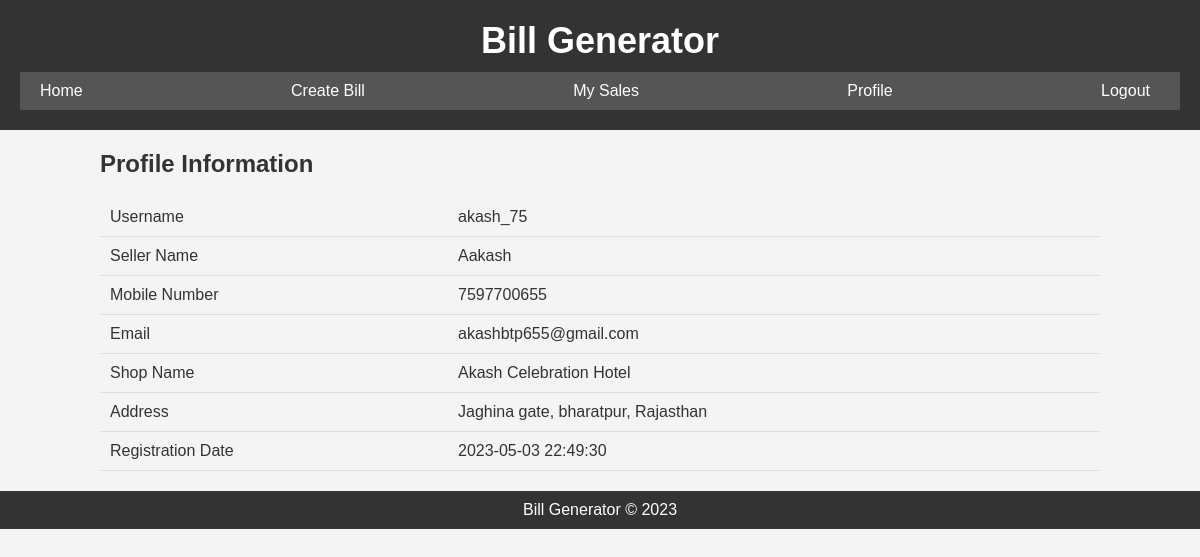
The app's page /profile (signed in) with its own data.
### tables this page shows
CREATE TABLE seller
				(
					id INTEGER primary key,
					username TEXT,
					password TEXT,
					seller_name TEXT,
					mob_no TEXT,
					email TEXT,
					shop_name TEXT,
					address TEXT,
					register_date TEXT
				);

### app.py (the view)
@app.route('/profile', methods=['GET'])
def profile():
	msg = True
	email_in_session = session['email']
	seller = seller_data(email_in_session)
	seller_id = int(seller[0][0])
	conn = sqlite3.connect('Database.db')
	cur = conn.cursor()
	cur.execute("SELECT username,seller_name,mob_no,email,shop_name,address,register_date FROM seller WHERE id=?", (seller_id,))
	data = cur.fetchall()
	return render_template('profile.html',data=data, msg=msg)

### app.py (called while the page is built)
def seller_data(email):
	conn = sqlite3.connect('Database.db')
	cur = conn.cursor()
	cur.execute("SELECT * FROM seller WHERE email=?", (email,))
	data = cur.fetchall()
	return data

### templates/profile.html
{% extends "layout.html" %}
{% block body %}
	<main>
		<div class="container">
			<h2>Profile Information</h2>
			<table>
				<tbody>
					<tr>
						<td>Username</td>
						<td>{{ data[0][0] }}</td>
					</tr>
					<tr>
						<td>Seller Name</td>
						<td>{{ data[0][1] }}</td>
					</tr>
					<tr>
						<td>Mobile Number</td>
						<td>{{ data[0][2] }}</td>
					</tr>
					<tr>
						<td>Email</td>
						<td>{{ data[0][3] }}</td>
					</tr>
					<tr>
						<td>Shop Name</td>
						<td>{{ data[0][4] }}</td>
					</tr>
					<tr>
						<td>Address</td>
						<td>{{ data[0][5] }}</td>
					</tr>
					<tr>
						<td>Registration Date</td>
						<td>{{ data[0][6] }}</td>
					</tr>
				</tbody>
			</table>
		</div>
	</main>
{% endblock %}

### static/style.css (style rules this page uses)
* { box-sizing: border-box; margin: 0; padding: 0; }
body { font-family: Arial, sans-serif; background-color: #f4f4f4; color: #333; }
.container { max-width: 1000px; margin: auto; }
main { margin: 20px; }
h2 { margin-bottom: 20px; }
table { border-collapse: collapse; width: 100%; margin-top: 20px; }
th, td { padding: 10px; text-align: left; border-bottom: 1px solid #ddd; }

### records on screen
seller: username "akash_75", seller_name "Aakash", mob_no "7597700655", email "akashbtp655@gmail.com", shop_name "Akash Celebration Hotel", address "Jaghina gate, bharatpur, Rajasthan", register_date "2023-05-03 22:49:30"
